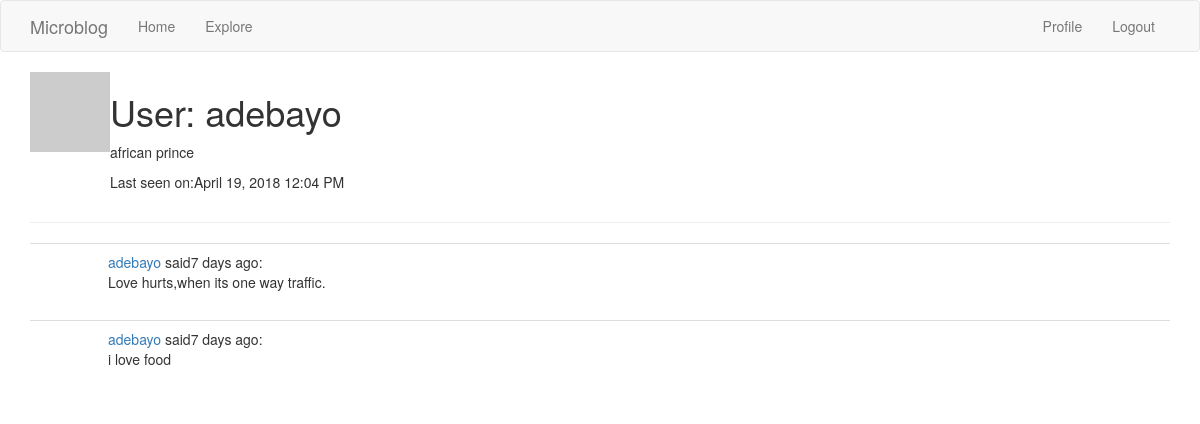
Page /user/adebayo (signed in) on the committed database.
### app/models.py (models this page shows, shortened)
class User(UserMixin, db.Model):
    id = db.Column(db.Integer, primary_key = True)
    username = db.Column(db.String(64), index =True, unique=True)
    email = db.Column(db.String(120), index=True,unique = True)
    password_hash = db.Column(db.String(128))
    posts = db.relationship('Post', backref ='author',lazy = 'dynamic')
    about_me = db.Column(db.String(140))
    last_seen = db.Column(db.DateTime, default = datetime.utcnow)
    def avatar(self, size):
        digest = md5(self.email.lower().encode('utf-8')).hexdigest()
        return 'https://www.gravatar.com/avatar/{}?d=identicon&s={}'.format(
            digest, size)

class Post(db.Model):
    id = db.Column(db.Integer,primary_key=True)
    body = db.Column(db.String(140))
    timestamp = db.Column(db.DateTime, index= True, default =datetime.utcnow)
    user_id = db.Column(db.Integer,db.ForeignKey('user.id'))

### app/main/routes.py (the view)
@bp.route('/user/<username>')
@login_required
def user(username):
    user = User.query.filter_by(username=username).first_or_404()
    page = request.args.get('page', 1, type=int)
    posts = user.posts.order_by(Post.timestamp.desc()).paginate(
        page, current_app.config['POSTS_PER_PAGE'], False)
    next_url = url_for('main.user', username=user.username, page=posts.next_num) \
        if posts.has_next else None
    prev_url = url_for('main.user', username=user.username, page=posts.prev_num) \
        if posts.has_prev else None
    return render_template('user.html', user=user, posts=posts.items,
                           next_url=next_url, prev_url=prev_url)

### app/main/routes.py (called while the page is built)
@bp.before_request
def before_request():
    if current_user.is_authenticated:
        current_user.last_seen = datetime.utcnow()
        db.session.commit()

### app/models.py (called while the page is built)
@login.user_loader
def load_user(id):
    return User.query.get(int(id))

### app/templates/user.html (shortened to what this page needs)
{% extends "base.html"%}
{% block app_content %}
<table>
      <tr valign="top">
          <td><img src="{{ user.avatar(128) }}"></td>
          <td>
            <h1>User: {{ user.username }}</h1>
            {% if user.about_me %}<p>{{user.about_me}}</p>{%  endif %}
            {% if user.last_seen %} <p>Last seen on:{{ moment(user.last_seen).format('LLL')}}</p>{% endif %}
          </td>
      </tr>
  </table>
<hr>
{% for post in posts %}
  {% include '_post.html'%}
{% endfor %}
{% endblock %}

### app/templates/_post.html (shortened to what this page needs)
<table class="table table-hover">
       <tr>
           <td width="70px">
           </td>
           <td>
               <a href="{{ url_for('main.user', username=post.author.username) }}">
                   {{ post.author.username }}
               </a>
               said{{  moment(post.timestamp).fromNow() }}:
               <br>
               {{ post.body }}
           </td>
       </tr>
   </table>

### rows in the picture
User: username "adebayo", about_me "african prince", last_seen "April 19, 2018 12:04 PM"
Post: author.username "adebayo", timestamp "7 days ago", body "Love hurts,when its one way traffic."
Post: author.username "adebayo", timestamp "7 days ago", body "i love food"
